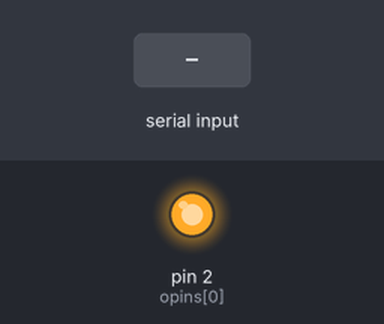
The sketch below on a simulated Arduino Uno, built with avr-gcc and run on an emulated ATmega328P. Parts: output pins drawn as LEDs (lit = HIGH). The inputs (shaded band) are chosen by the test bench. Random numbers use the default seed unless the sketch sets one; what the sketch prints to the serial monitor is not drawn.

Above: at 1.2 s.
1.3 s: "1" received over Serial
Timing chart, 0 to 4.3 s (numbered marks = the images above; inputs shaded):
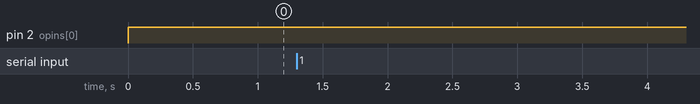

Measured:
- after the input at 1.3 s, every drawn part: stays the same

The sketch:

matrix_code_Marco.ino.ino
```cpp
//byte ipins[] = {A0, A1, A2, A3, A4, A5}; // Analog inputs, ys, cols
//byte opins[] = {0, 1, 2, 3, 4, 5}; // Digital outputs, xs, rows
byte ipins[] = {A0}; // Analog inputs, ys, cols
byte opins[] = { 2}; // Digital outputs, xs, rows

int xs = sizeof(opins);
int ys = sizeof(ipins);
int a = 1;
int matrix[1][1] = {{0}};

void setup() {
  // put your setup code here, to run once:
  Serial.begin(9600);
}

void loop() {
  // put your main code here, to run repeatedly:
for (int x=0; x<xs; x++) {
   a = setRow(x);
     for (int y=0; y<ys; y++) {
      int value = random(800);//readCol(y);
      //wait for
      while(Serial.available()==0) {}; // wait for 1 keypress
      while(Serial.available() > 0) {Serial.read();};
      // delay(500)//delay in millisecs, can change # if needed
      // uncomment line above and use it instead of "while (Serial.available)" if needed
      Serial.println(value);
   }
  }
}

int setRow(int x) {
  for (int i=0; i<xs; i++) {
    if (i==x) {
      pinMode(opins[i], OUTPUT);
      digitalWrite(opins[i], HIGH); // set selected row to HIGH
    }
    else {
      pinMode(opins[i], INPUT); // float unselected pin
    }
  }
  return a;
}


int readCol(int y) {
  for (int j=0; j<ys; j++) {
    if (j==y){
      pinMode(ipins[j], INPUT);
    }
    else {
      pinMode(ipins[j], OUTPUT);
      digitalWrite(ipins[j], LOW);
    }
  }
    int result = analogRead(ipins[y]);
    return result;
}
```
